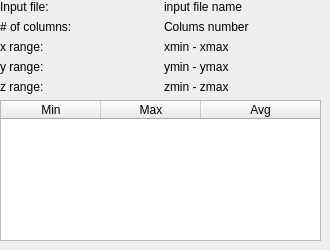
            <widget class="QWidget" name="tab_5">
             <attribute name="title">
              <string>Domain info</string>
             </attribute>
             <widget class="QWidget" name="layoutWidget_5">
              <property name="geometry">
               <rect>
                <x>0</x>
                <y>0</y>
                <width>321</width>
                <height>241</height>
               </rect>
              </property>
              <layout class="QVBoxLayout" name="verticalLayout_8">
               <item>
                <layout class="QGridLayout" name="gridLayout_6">
                 <item row="1" column="1">
                  <widget class="QLabel" name="rowcolDomain">
                   <property name="text">
                    <string>Colums number</string>
                   </property>
                  </widget>
                 </item>
                 <item row="0" column="1">
                  <widget class="QLabel" name="inputFileDomain">
                   <property name="text">
                    <string>input file name</string>
                   </property>
                  </widget>
                 </item>
                 <item row="2" column="0">
                  <widget class="QLabel" name="label_38">
                   <property name="text">
                    <string>x range:</string>
                   </property>
                  </widget>
                 </item>
                 <item row="3" column="0">
                  <widget class="QLabel" name="label_39">
                   <property name="text">
                    <string>y range:</string>
                   </property>
                  </widget>
                 </item>
                 <item row="2" column="1">
                  <widget class="QLabel" name="xMinMaxDomain">
                   <property name="text">
                    <string>xmin - xmax</string>
                   </property>
                  </widget>
                 </item>
                 <item row="0" column="0">
                  <widget class="QLabel" name="label_40">
                   <property name="text">
                    <string>Input file:</string>
                   </property>
                  </widget>
                 </item>
                 <item row="1" column="0">
                  <widget class="QLabel" name="label_41">
                   <property name="text">
                    <string># of columns:</string>
                   </property>
                  </widget>
                 </item>
                 <item row="3" column="1">
                  <widget class="QLabel" name="yMinMaxDomain">
                   <property name="text">
                    <string>ymin - ymax</string>
                   </property>
                  </widget>
                 </item>
                 <item row="4" column="0">
                  <widget class="QLabel" name="label_42">
                   <property name="text">
                    <string>z range:</string>
                   </property>
                  </widget>
                 </item>
                 <item row="4" column="1">
                  <widget class="QLabel" name="zMinMaxDomain">
                   <property name="text">
                    <string>zmin - zmax</string>
                   </property>
                  </widget>
                 </item>
                </layout>
               </item>
               <item>
                <widget class="QTableWidget" name="domain_Table">
                 <property name="minimumSize">
                  <size>
                   <width>0</width>
                   <height>0</height>
                  </size>
                 </property>
                 <property name="maximumSize">
                  <size>
                   <width>100000</width>
                   <height>16777215</height>
                  </size>
                 </property>
                 <property name="editTriggers">
                  <set>QAbstractItemView::NoEditTriggers</set>
                 </property>
                 <attribute name="horizontalHeaderDefaultSectionSize">
                  <number>100</number>
                 </attribute>
                 <attribute name="horizontalHeaderMinimumSectionSize">
                  <number>40</number>
                 </attribute>
                 <attribute name="horizontalHeaderStretchLastSection">
                  <bool>true</bool>
                 </attribute>
                 <column>
                  <property name="text">
                   <string>Min</string>
                  </property>
                 </column>
                 <column>
                  <property name="text">
                   <string>Max</string>
                  </property>
                 </column>
                 <column>
                  <property name="text">
                   <string>Avg</string>
                  </property>
                 </column>
                </widget>
               </item>
              </layout>
             </widget>
            </widget>
